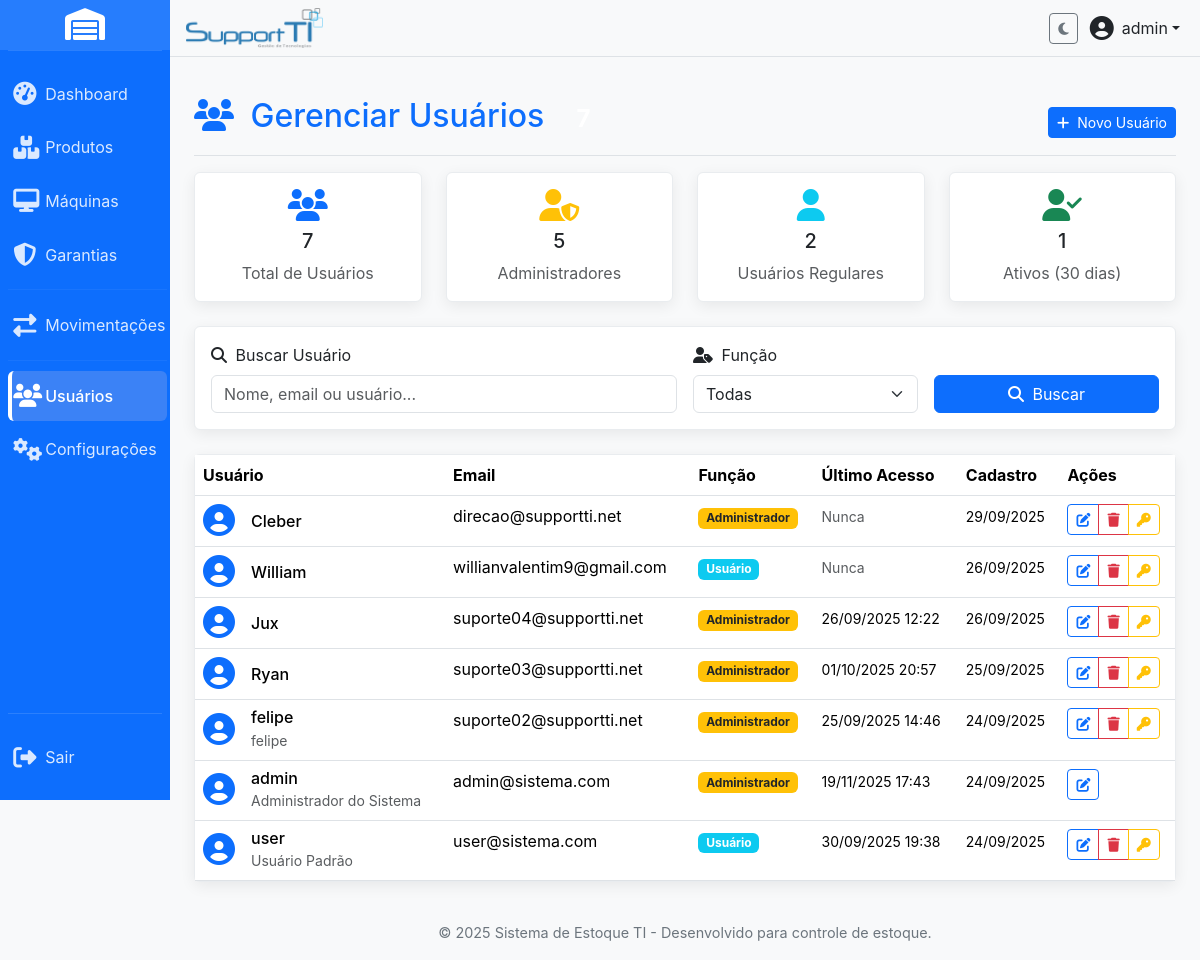
/users.php (signed in), run on the app's committed database.
### tables this page shows
CREATE TABLE IF NOT EXISTS `users` (
  `id` int(11) NOT NULL AUTO_INCREMENT,
  `username` varchar(50) NOT NULL,
  `password` varchar(255) NOT NULL,
  `email` varchar(100) NOT NULL,
  `role` varchar(20) DEFAULT 'user',
  `full_name` varchar(255) DEFAULT NULL,
  `avatar` varchar(255) DEFAULT NULL,
  `last_login` timestamp NULL DEFAULT NULL,
  `reset_token` varchar(64) DEFAULT NULL,
  `reset_token_expires_at` datetime DEFAULT NULL,
  `created_at` timestamp NOT NULL DEFAULT current_timestamp(),
  `updated_at` timestamp NOT NULL DEFAULT current_timestamp() ON UPDATE current_timestamp(),
  `theme` varchar(50) DEFAULT 'blue',
  PRIMARY KEY (`id`),
  UNIQUE KEY `username` (`username`),
  UNIQUE KEY `email` (`email`)
);

### users.php (the view, shortened to what this page needs)
<?php
$search = trim($_GET['search'] ?? '');
$page = max(1, intval($_GET['page'] ?? 1));
$per_page = 20;
$offset = ($page - 1) * $per_page;
$params = [];
$where_clause = '';
try {
    $pdo = getConnection();
    $count_sql = "SELECT COUNT(*) as total FROM users $where_clause";
    $count_stmt = $pdo->prepare($count_sql);
    $count_stmt->execute($params);
    $total_users = $count_stmt->fetch()['total'];
    $sql = "SELECT * FROM users $where_clause ORDER BY created_at DESC LIMIT $per_page OFFSET $offset";
    $stmt = $pdo->prepare($sql);
    $stmt->execute($params);
    $users = $stmt->fetchAll();
    $stats_stmt = $pdo->query("
        SELECT
            COUNT(*) as total,
            COUNT(CASE WHEN role = 'admin' THEN 1 END) as admins,
            COUNT(CASE WHEN role = 'user' THEN 1 END) as regular_users,
            COUNT(CASE WHEN last_login >= DATE_SUB(NOW(), INTERVAL 30 DAY) THEN 1 END) as active_users
        FROM users
    ");
    $stats = $stats_stmt->fetch();
} catch (PDOException $e) {
    error_log("Erro ao buscar usuários: " . $e->getMessage());
    $users = [];
    $total_users = 0;
    $total_pages = 0;
    $stats = ['total' => 0, 'admins' => 0, 'regular_users' => 0, 'active_users' => 0];
}
?>
<?php include 'includes/header.php'; ?>
<div class="d-flex justify-content-between flex-wrap flex-md-nowrap align-items-center pt-3 pb-2 mb-3 border-bottom">
    <h1 class="h2 text-primary-custom">
        <i class="fas fa-users me-2"></i>
        Gerenciar Usuários
        <span class="badge badge-custom-secondary ms-2"><?php echo number_format($total_users); ?></span>
    </h1>
    <div class="btn-toolbar mb-2 mb-md-0">
        <div class="btn-group">
            <button type="button" class="btn btn-sm btn-primary-custom" data-bs-toggle="modal" data-bs-target="#addUserModal">
                <i class="fas fa-plus me-1"></i>
                Novo Usuário
            </button>
        </div>
    </div>
</div>
<div class="row mb-4">
    <div class="col-md-3">
        <div class="card card-custom text-center">
            <div class="card-body">
                <i class="fas fa-users fa-2x text-primary-custom mb-2"></i>
                <h5 class="card-title"><?php echo number_format($stats['total']); ?></h5>
                <p class="card-text text-muted">Total de Usuários</p>
            </div>
        </div>
    </div>
    <div class="col-md-3">
        <div class="card card-custom text-center">
            <div class="card-body">
                <i class="fas fa-user-shield fa-2x text-warning mb-2"></i>
                <h5 class="card-title"><?php echo number_format($stats['admins']); ?></h5>
                <p class="card-text text-muted">Administradores</p>
            </div>
        </div>
    </div>
    <div class="col-md-3">
        <div class="card card-custom text-center">
            <div class="card-body">
                <i class="fas fa-user fa-2x text-info mb-2"></i>
                <h5 class="card-title"><?php echo number_format($stats['regular_users']); ?></h5>
                <p class="card-text text-muted">Usuários Regulares</p>
            </div>
        </div>
    </div>
    <div class="col-md-3">
        <div class="card card-custom text-center">
            <div class="card-body">
                <i class="fas fa-user-check fa-2x text-success mb-2"></i>
                <h5 class="card-title"><?php echo number_format($stats['active_users']); ?></h5>
                <p class="card-text text-muted">Ativos (30 dias)</p>
            </div>
        </div>
    </div>
</div>
<div class="card card-custom mb-4">
    <div class="card-body">
        <form method="GET" action="" class="row g-3">
            <div class="col-md-6">
                <label for="search" class="form-label form-label-custom">
                    <i class="fas fa-search me-1"></i>
                    Buscar Usuário
                </label>
                <input type="text"
                       class="form-control form-control-custom"
                       id="search"
                       name="search"
                       placeholder="Nome, email ou usuário..."
                       value="<?php echo htmlspecialchars($search); ?>">
            </div>
            <div class="col-md-3">
                <label for="role" class="form-label form-label-custom">
                    <i class="fas fa-user-tag me-1"></i>
                    Função
                </label>
                <select class="form-select form-control-custom" id="role" name="role">
                    <option value="">Todas</option>
                </select>
            </div>
            <div class="col-md-3">
                <label class="form-label">&nbsp;</label>
                <div class="d-grid">
                    <button type="submit" class="btn btn-primary-custom">
                        <i class="fas fa-search me-1"></i>
                        Buscar
                    </button>
                </div>
            </div>
        </form>
    </div>
</div>
<div class="card card-custom">
    <div class="card-body p-0">
        <?php if (!empty($users)): ?>
            <div class="table-responsive">
                <table class="table table-hover mb-0">
                    <thead class="table-header-custom">
                        <tr>
                            <th>Usuário</th>
                            <th>Email</th>
                            <th>Função</th>
                            <th>Último Acesso</th>
                            <th>Cadastro</th>
                            <th>Ações</th>
                        </tr>
                    </thead>
                    <tbody>
                        <?php foreach ($users as $user): ?>
                            <tr>
                                <td>
                                    <div class="d-flex align-items-center">
                                        <div class="user-avatar me-3">
                                            <i class="fas fa-user-circle fa-2x text-primary-custom"></i>
                                        </div>
                                        <div>
                                            <h6 class="mb-0"><?php echo htmlspecialchars($user['username']); ?></h6>
                                            <?php if (!empty($user['full_name'])): ?>
                                                <small class="text-muted"><?php echo htmlspecialchars($user['full_name']); ?></small>
                                            <?php endif; ?>
                                        </div>
                                    </div>
                                </td>
                                <td><?php echo htmlspecialchars($user['email']); ?></td>
                                <td>
                                    <span class="badge <?php echo $user['role'] === 'admin' ? 'bg-warning text-dark' : 'bg-info'; ?>">
                                        <?php echo $user['role'] === 'admin' ? 'Administrador' : 'Usuário'; ?>
                                    </span>
                                </td>
                                <td>
                                    <?php if ($user['last_login']):
                                        echo "<small>" . date('d/m/Y H:i', strtotime($user['last_login'])) . "</small>";
                                    else:
                                        echo "<small class=\"text-muted\">Nunca</small>";
                                    endif; ?>
                                </td>
                                <td>
                                    <small><?php echo date('d/m/Y', strtotime($user['created_at'])); ?></small>
                                </td>
                                <td>
                                    <div class="btn-group btn-group-sm">
                                        <button type="button"
                                                class="btn btn-outline-primary"
                                                onclick="editUser(<?php echo $user['id']; ?>, '<?php echo htmlspecialchars(addslashes($user['username'])); ?>')"
                                                data-bs-toggle="tooltip"
                                                title="Editar">
                                            <i class="fas fa-edit"></i>
                                        </button>
                                        <?php if ($user["id"] != $_SESSION["user_id"]): ?>
                                            <button type="button"
                                                    class="btn btn-outline-danger"
                                                    onclick="openDeleteModal('user', <?php echo $user['id']; ?>, '<?php echo htmlspecialchars(addslashes($user['username'])); ?>')"
                                                    data-bs-toggle="tooltip"
                                                    title="Excluir">
                                                <i class="fas fa-trash"></i>
                                            </button>
                                            <button type="button"
                                                    class="btn btn-outline-warning"
                                                    onclick="changePassword(<?php echo $user['id']; ?>, '<?php echo htmlspecialchars(addslashes($user['username'])); ?>')"
                                                    data-bs-toggle="tooltip"
                                                    title="Alterar Senha">
                                                <i class="fas fa-key"></i>
                                            </button>
                                        <?php endif; ?>
                                    </div>
                                </td>
                            </tr>
                        <?php endforeach; ?>
                    </tbody>
                </table>
            </div>
        <?php endif; ?>
    </div>
</div>
<?php include 'includes/footer.php'; ?>

### CSS/custom.css (style rules this page uses)
:root { --primary-color: #0d6efd; --primary-dark: #0a58ca; --primary-light: #3b82f6; --secondary-color: #6c757d; --accent-color: #ffffff; --light-bg: #f8f9fa; --text-light: #ffffff; --text-dark: #212529; --border-color: #e9ecef; --hover-color: rgba(255, 255, 255, 0.1); --active-color: #0b5ed7; --border-radius-base: 0.375rem; --box-shadow-base: 0 4px 15px rgba(0, 0, 0, 0.07); --sidebar-width: 170px; --sidebar-collapsed-width: 80px; --transition-speed: 0.3s; }
body { background-color: var(--light-bg); font-family: -apple-system, BlinkMacSystemFont, "Segoe UI", Roboto, "Helvetica Neue", Arial, sans-serif; color: var(--text-dark); overflow-x: hidden; }
.btn-primary-custom { background-color: var(--primary-color); border-color: var(--primary-color); color: var(--text-light); }
.text-primary-custom { color: var(--primary-color) !important; }
.card-custom { border: 1px solid var(--border-color); border-radius: var(--border-radius-base); box-shadow: var(--box-shadow-base); }

### data on the page
users: username "Cleber", email "direcao@supportti.net", role "Administrador", shows "Nunca", created_at "29/09/2025"
users: username "William", email "willianvalentim9@gmail.com", role "Usuário", shows "Nunca", created_at "26/09/2025"
users: username "Jux", email "suporte04@supportti.net", role "Administrador", last_login "26/09/2025 12:22", created_at "26/09/2025"
users: username "Ryan", email "suporte03@supportti.net", role "Administrador", last_login "01/10/2025 20:57", created_at "25/09/2025"
users: username "felipe", full_name "felipe", email "suporte02@supportti.net", role "Administrador", last_login "25/09/2025 14:46", created_at "24/09/2025"
users: username "admin", full_name "Administrador do Sistema", email "admin@sistema.com", role "Administrador", last_login "19/11/2025 17:43", created_at "24/09/2025"
users: username "user", full_name "Usuário Padrão", email "user@sistema.com", role "Usuário", last_login "30/09/2025 19:38", created_at "24/09/2025"

### other printed values
$_SESSION["username"] "admin"
$stats['total'] "7"
$stats['admins'] "5"
$stats['regular_users'] "2"
$stats['active_users'] "1"
SITE_NAME "Sistema de Estoque TI"
